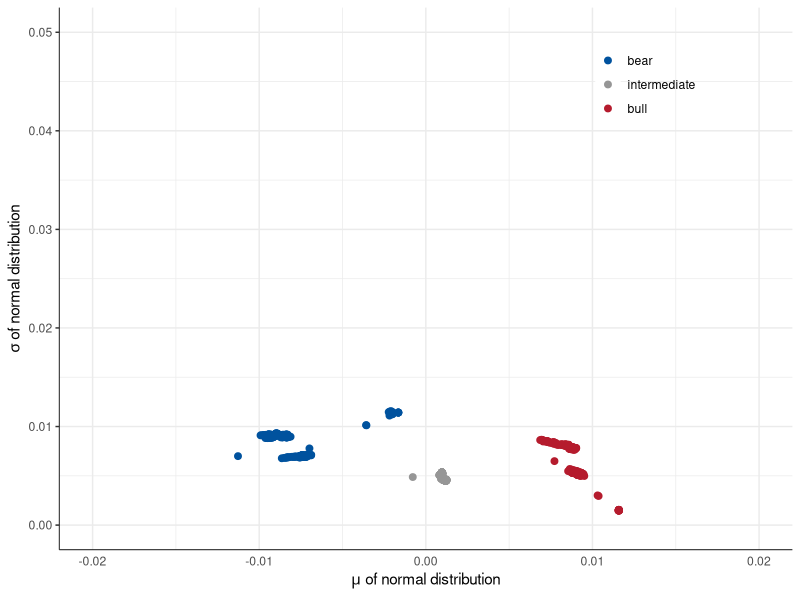
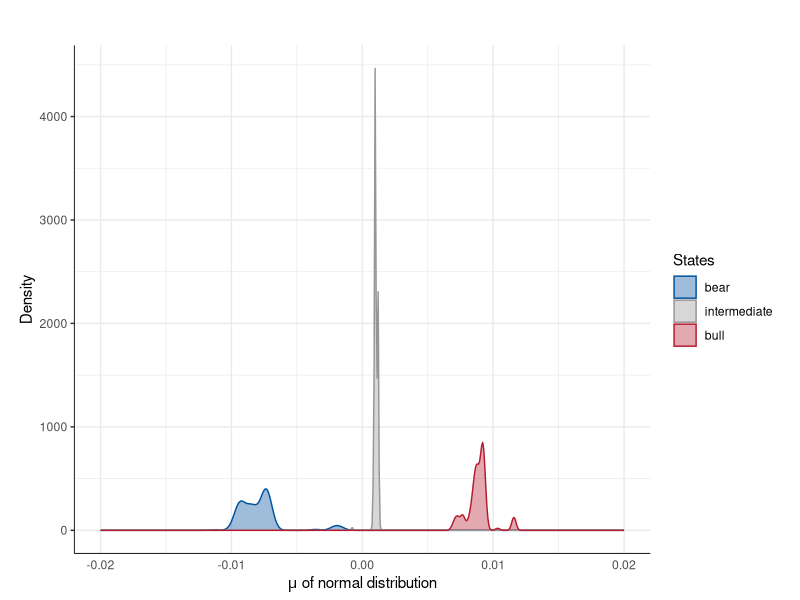
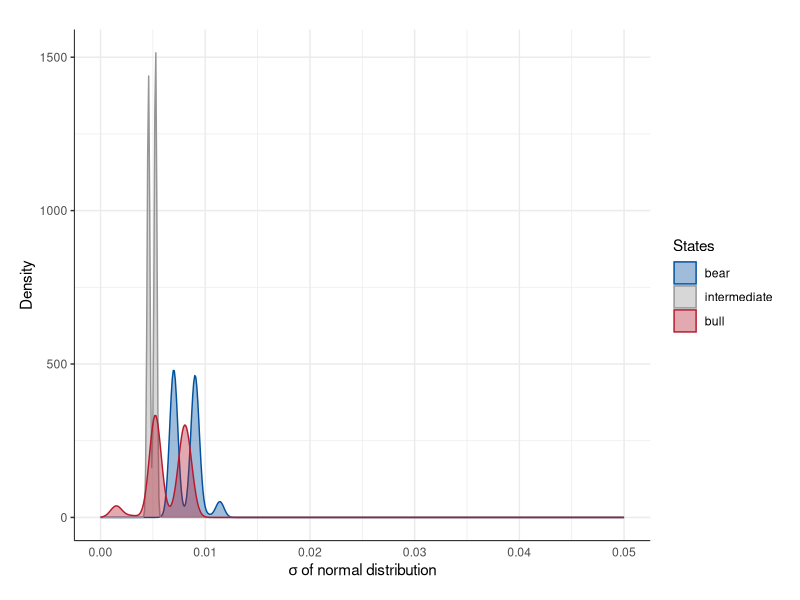
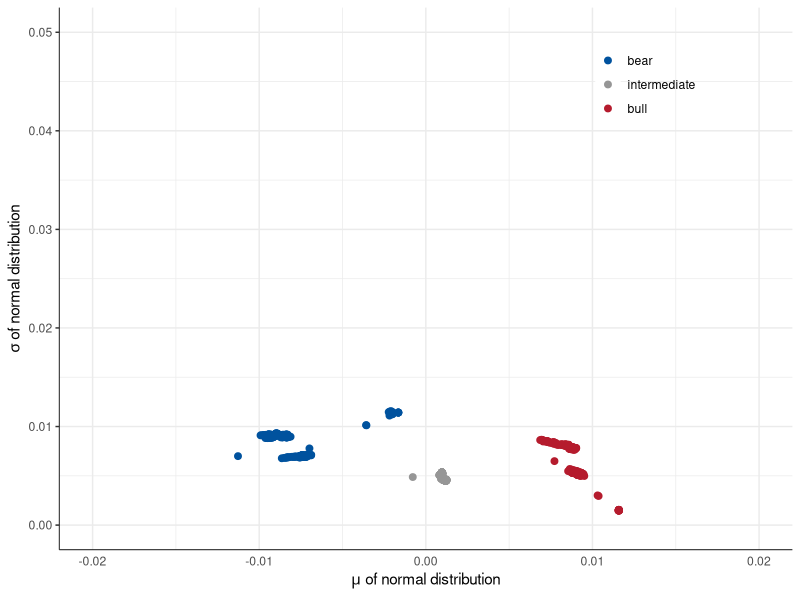
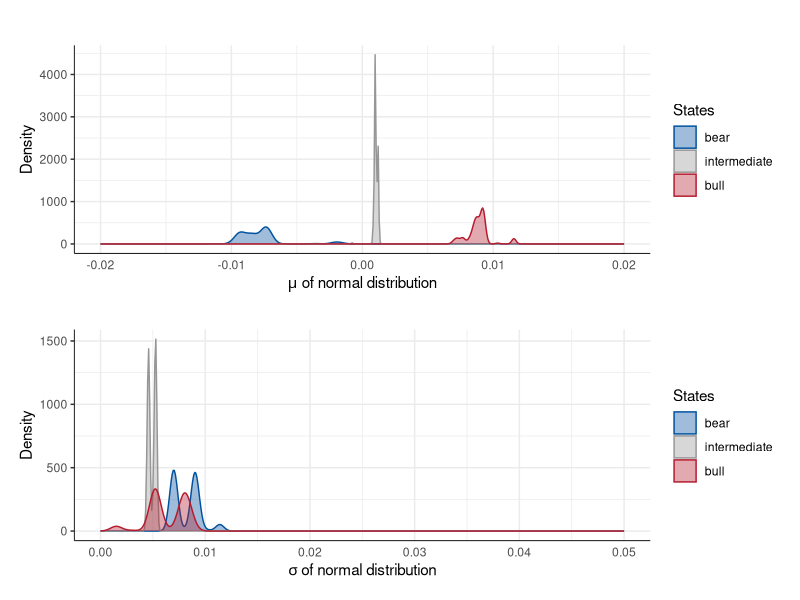

The R script that drew these images, in order:
# Plot - HMM Parameters
#
# Color Scheme:
#   Blue: #00529e
#   Red:  #b51b2d
#   Gray: #969696

library(ggplot2)
library(dplyr)
library(reshape2)
library(grid)
setwd('/Users/troy_sky/Documents/R/Thesis/SP500')
vplayout = function(x, y) viewport(layout.pos.row = x, layout.pos.col = y)

# Data Loading
dataParamTemp = read.csv('dataMatParam.csv')
dataParamTemp = dataParamTemp[floor(nrow(dataParamTemp)*2/3):nrow(dataParamTemp),]
dataMu = dataParamTemp %>% select(time,bear = mu1,intermediate = mu2,bull = mu3)
dataSigma = dataParamTemp %>% select(time,bear = sigma1,intermediate = sigma2,bull = sigma3)
dataMu = melt(dataMu,id.vars = 'time')
dataSigma = melt(dataSigma,id.vars = 'time')
dataParam = merge(dataMu,dataSigma,by = c('time','variable')) %>% 
  select(time,label = variable,mu = value.x,sigma = value.y)

# Figure 1 - Parameters scatter plot
paramFig1 = ggplot(data = dataParam,aes(x = mu,y = sigma)) + 
  geom_point(aes(color = label),size = 2) + 
  xlim(c(-0.02,0.02)) + ylim(c(0,0.05)) + 
  scale_color_manual('',values = c('#00529e','#969696','#b51b2d')) + 
  theme_bw() + 
  theme(panel.background = element_blank()) + 
  theme(panel.border = element_blank()) + 
  theme(axis.line = element_line(size = 0.3)) + 
  theme(axis.ticks.x = element_blank()) + 
  theme(legend.position = c(0.8,0.88)) + 
  theme(legend.key = element_rect(fill = NULL,color = '#ffffff')) + 
  theme(legend.background = element_blank()) + 
  labs(x = expression(paste(mu,' of normal distribution')),
       y = expression(paste(sigma,' of normal distribution')))
print(paramFig1)
ggsave('paramFig1.pdf',paramFig1,width = 10,height = 4.3)

# Figure 2 - Parameters density plot
paramFig2Mu = ggplot(data = dataParam,aes(x = mu)) + 
  geom_density(aes(color = label,fill = label)) + 
  xlim(c(-0.02,0.02)) +
  scale_color_manual('States',values = c('#00529e','#969696','#b51b2d')) + 
  scale_fill_manual('States',values = c('#00529e60','#96969660','#b51b2d60')) + 
  theme_bw() + 
  theme(panel.background = element_blank()) + 
  theme(panel.border = element_blank()) + 
  theme(axis.line = element_line(size = 0.3)) + 
  theme(axis.ticks.x = element_blank()) + 
  labs(x = expression(paste(mu,' of normal distribution')),y = 'Density',title = '') + 
  theme(plot.margin = unit(c(0.5,0.5,0.1,0.5),'cm'))
print(paramFig2Mu)

paramFig2Sigma = ggplot(data = dataParam,aes(x = sigma)) + 
  geom_density(aes(color = label,fill = label)) + 
  xlim(c(0,0.05)) + 
  scale_color_manual('States',values = c('#00529e','#969696','#b51b2d')) + 
  scale_fill_manual('States',values = c('#00529e60','#96969660','#b51b2d60')) + 
  theme_bw() + 
  theme(panel.background = element_blank()) + 
  theme(panel.border = element_blank()) + 
  theme(axis.line = element_line(size = 0.3)) + 
  theme(axis.ticks.x = element_blank()) + 
  labs(x = expression(paste(sigma,' of normal distribution')),y = 'Density',title = '') + 
  theme(plot.margin = unit(c(0.1,0.5,0.5,0.5),'cm'))
print(paramFig2Sigma)

pdf('paramFig2.pdf', width = 10, height = 6)
grid.newpage()
pushViewport(viewport(layout = grid.layout(2, 1)))
print(paramFig2Mu, vp = vplayout(1, 1))
print(paramFig2Sigma, vp = vplayout(2, 1))
dev.off()
